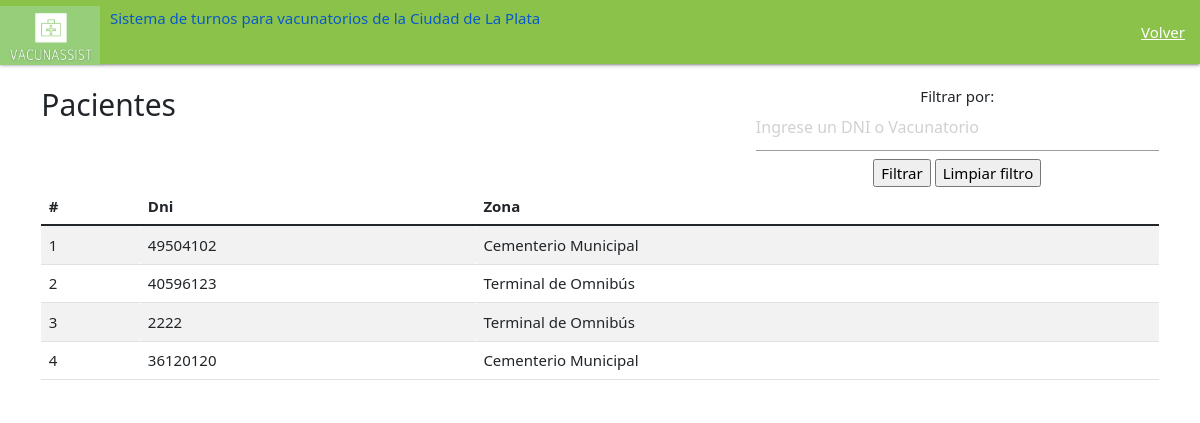
/lista-de-pacientes/ (signed in), run on an earlier commit of the app's database.
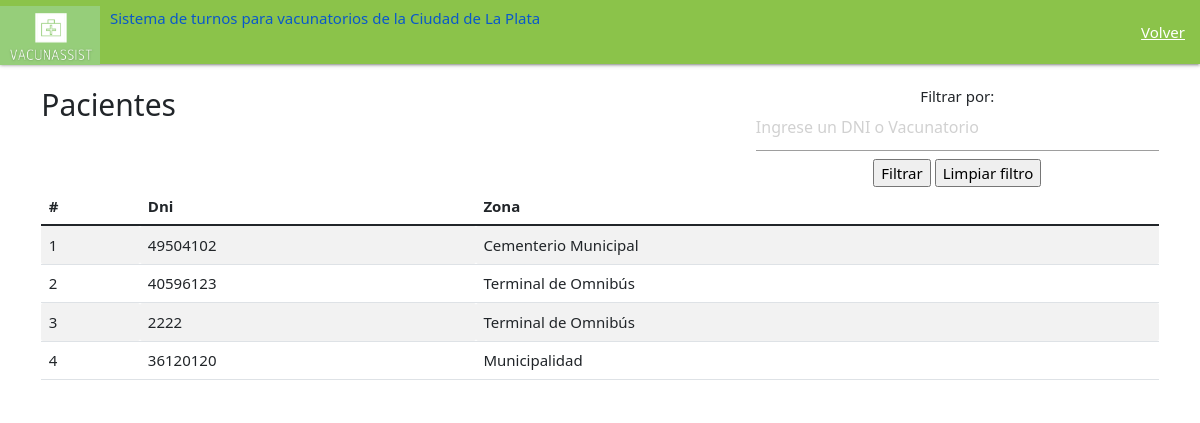
And on a later commit of the database.
### main/models.py (models this page shows, shortened)
class Paciente(models.Model):
    opciones=((1, 'Si'), (2, 'No'))
    paciente_nombre= models.CharField(max_length=20)
    paciente_apellido= models.CharField(max_length=20)
    paciente_fechaNac= models.DateTimeField("fecha nacimiento")
    paciente_zona= models.CharField(max_length=200)
    paciente_dni= models.CharField(max_length=200)
    paciente_email= models.EmailField(max_length=254)
    vac_Gripe_aplicada=models.SmallIntegerField(choices=opciones,default=2)
    vac_Gripe_turno= models.DateTimeField(null=True)
    vac_Gripe_asistencia=models.SmallIntegerField(choices=opciones,default=2)
    vac_Amarilla_aplicada=models.SmallIntegerField(choices=opciones,default=2)
    vac_Amarilla_turno= models.DateTimeField(null=True)
    vac_Amarilla_asistencia=models.SmallIntegerField(choices=opciones,default=2)
    vac_Covid1_aplicada=models.SmallIntegerField(choices=opciones,default=2)
    vac_Covid2_aplicada=models.SmallIntegerField(choices=opciones,default=2)
    vac_Covid_turno1= models.DateTimeField(null=True)
    vac_Covid_turno2= models.DateTimeField(null=True)
    vac_Covid1era_asistencia=models.SmallIntegerField(choices=opciones,default=2)
    vac_Covid2da_asistencia=models.SmallIntegerField(choices=opciones,default=2)
    codigo= models.PositiveIntegerField(default=0)
    contraseña = models.CharField(max_length=200)

### main/views.py (the view)
# urls.py: path('lista-de-pacientes/', views.lista_pacientes, name= 'lista_pacientes' ),
@login_required(login_url='/login/')
def lista_pacientes(request):
    PacienteList= Paciente.objects.all()
    print("0")
    try:
        if request.POST["filtro"] :
            print(Paciente.objects.filter( paciente_dni =  request.POST["filtro"]).exists())
            print(Paciente.objects.filter( paciente_zona =  request.POST["filtro"]).exists())
            try:
                if Paciente.objects.filter( paciente_dni =  request.POST["filtro"]).exists():
                    print("1")
                    por_dni = {Paciente.objects.get(paciente_dni = request.POST["filtro"])}
                    if len(por_dni) != 0:
                        return render(request,"main/listado-pacientes.html",{"pacientes" :PacienteList, 'por_dni': por_dni, 'valor': 1})
                    else:
                        return render(request,"main/listado-pacientes.html",{"pacientes" :PacienteList, 'por_dni': [], 'valor': 1})
                else:
                    raise
            except :
                try:
                    print(Paciente.objects.filter( paciente_zona =  request.POST["filtro"]).exists())
                    if Paciente.objects.filter( paciente_zona =  request.POST["filtro"]).exists():
                        print("2")
                        por_vacunatorio= Paciente.objects.filter(paciente_zona = request.POST['filtro'])
                        return render(request,"main/listado-pacientes.html",{"pacientes" :PacienteList, 'por_vacunatorio': por_vacunatorio,  'valor': 2})
                    else:
                        return render(request,"main/listado-pacientes.html",{"pacientes" :PacienteList, 'por_vacunatorio': [],  'valor': 2})
                except :
                    return render(request,"main/listado-pacientes.html",{"pacientes" :PacienteList,  'valor': 0})
    except :
        return render(request,"main/listado-pacientes.html",{"pacientes" :PacienteList, 'valor': 0})
    return render(request,"main/listado-pacientes.html",{"pacientes" :PacienteList, 'valor': 0})

### main/templates/main/listado-pacientes.html (shortened to what this page needs)
<!DOCTYPE html>
{% load static %}
<html lang="en" dir="ltr">
  <head>
        <link rel="stylesheet" href="https://cdnjs.cloudflare.com/ajax/libs/materialize/1.0.0/css/materialize.min.css">
        <link type='text/css' href="{% static 'css/estilo.css' %}" rel="stylesheet" />
        <link href="https://cdn.jsdelivr.net/npm/bootstrap@5.1.3/dist/css/bootstrap.min.css" rel="stylesheet">
    <link href="https://cdn.jsdelivr.net/npm/bootstrap@5.1.3/dist/css/bootstrap.min.css" rel="stylesheet">
    <nav>
        <div class="nav-wrapper  light-green">
          <a href="/" class="brand-logo">
            <img src="{% static 'imagenes/Logo_VacunAssist_recortado.png' %}" class="img-fluid" width="100" height="66">
          <div class="right"  style="margin: 9px 0px 0px 10px">
            <h6>Sistema de turnos para vacunatorios de la Ciudad de La Plata</h6>
            </div>
          </a>
          <ul id="nav-mobile" class="right hide-on-med">
            <li><a href="/inicio_admin/">Volver</a></li>
          </ul>
        </div>
      </nav>
      <body>
        <div class="center">
        <div class="container py-4">
          <div class="row">
            <div class="col-md-12">
                <div class="right">
                  <form method="POST">
                    <h6 style="margin: 0" for="filtrar">Filtrar por:</h6>
                    <input list="lista" name="filtro" id="filtro" placeholder="Ingrese un DNI o Vacunatorio" >
                    <input type="submit" value="Filtrar" id="filter" name="filter" >
                    <a href='lista-de-pacientes/'>
                    <input type="submit" id="limpiar" name="limpiar" value="Limpiar filtro" ></a>
                  </form>
                </div>
            <div class="left">
              <h2>Pacientes</h2>
                </div>
            </div>
<div class="table-responsive">
    <table class="table table-striped">
      <thead>
        <tr>
          <th style="text-align: left">#</th>
          <th style="text-align: left">Dni</th>
          <th style="text-align: left"> Zona </th>
      </thead>
      <tbody>
        {% if valor == 0 %}
        {% for c in pacientes %}
        <tr>
          <td>{{forloop.counter}}</td>
          <td>{{c.paciente_dni}}</td>
          <td> {{c.paciente_zona}}</td>
        </tr>
        {% endfor%}
        {% endif %}
      </tbody>
    </table>
    </body>

What changed in the data, as far as the page shows it:
changed Paciente: paciente_zona "Cementerio Municipal" → "Municipalidad"
